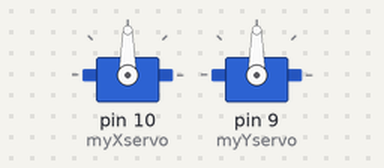
A sketch run on a simulated Arduino Uno, built with avr-gcc and run on an emulated ATmega328P. On the bench: 2 × servo. Raw I2C reads return 0; what the sketch prints to the serial monitor is not drawn.

Above: at 0.1 s.
Timing chart, 0 to 40.1 s (numbered marks = the images above):
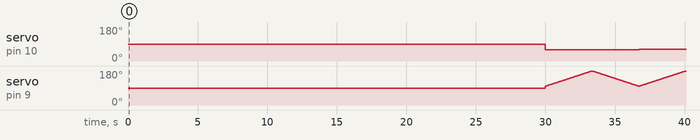

Measured:
- by itself, servo on pin 10 (myXservo): 90° → 60° at 30.0 s, → 61° 6.7 s later

The sketch:

LIDAR_mapiranje.ino
```cpp
/***********************************************************************************************************
/* Arduino Uno LIDAR Lite Sweep Scan
/* By: Josip Krišto
/* Date: 12.7.2016
/*
/* Primjer baziran na primjeru "Sweep" iz biblioteke Servo i  Pulsed Light 3D primjerima.
/* Servo motori su spojeni na pinove 9 i 10 i rotiraju se od 0 do 180 stupnjeva kontinuirano odredenim korakom.
/* Lidar Lite v2 je spojen na VCC (+5 V DC), GND, SDA and SCL.
/*
/* Ovaj primjer koristi bliblioteku Servo i Wire za I2C povezivanje.
/*
/**********************************************************************************************************/

#include <Wire.h>
#include <Servo.h>

#define    LIDARLite_ADDRESS   0x62          // Default I2C Address of LIDAR-Lite.
#define    RegisterMeasure     0x00          // Register to write to initiate ranging.
#define    MeasureValue        0x04          // Value to initiate ranging.
#define    RegisterHighLowB    0x8f          // Register to get both High and Low bytes in 1 call.


Servo myXservo;  // Servo objekt za kontroliranje X servo motora
Servo myYservo;  // Servo objekt za kontroliranje Y servo motora

int posX = 0;  // Varijable za pohranu vrijednosti pozicije X i Y serva
int posY = 0;
int distance = 0;    // Izmjerena udaljenost

void setup()
{
  // Serial output
  Serial.begin(57600);
  Serial.println("< START >");

  myXservo.attach(10);  // spajanje X serva na pin 10
  myYservo.attach(9); // spajanje Y serva na pin 9

  // LIDAR control
  Wire.begin();  // Otvaranje i spajanje na irc bus kao master

  delay(100);   // cekanje da budemo sigurni da je sve spojeno kako treba prije slanja i primanja podataka

}

// Mjerenej udaljenosti  LIDAR-om
int lidarGetRange(void)
{
  int val = -1;

  Wire.beginTransmission((int)LIDARLite_ADDRESS); // transmit to LIDAR-Lite
  Wire.write((int)RegisterMeasure); // sets register pointer to  (0x00)
  Wire.write((int)MeasureValue); // sets register pointer to  (0x00)
  Wire.endTransmission(); // stop transmitting

  delay(20); // cekanje 20 ms za slanje

  Wire.beginTransmission((int)LIDARLite_ADDRESS); // transmit to LIDAR-Lite
  Wire.write((int)RegisterHighLowB); // sets register pointer to (0x8f)
  Wire.endTransmission(); // stop transmitting

  delay(20); // cekanje 20 ms za slanje

  Wire.requestFrom((int)LIDARLite_ADDRESS, 2); // request 2 bytes from LIDAR-Lite

  if(2 <= Wire.available()) // Ako su 2 bajta primljena
  {
    val = Wire.read(); // primi viši bajt (prepiši preko prošlog čitanja)
    val = val << 8; // shift-aj viši bajt da bude viši 8 bitova
    val |= Wire.read(); // primi niži bajt kao nižih 8 bitova
  }

  return val;
}

void serialPrintRange(int posX,int posY, int distance)
{
    Serial.print(posX);
    Serial.print(",");
    Serial.print(posY);
    Serial.print(",");
    Serial.println(distance);
}

void loop()
{
  while (millis() > 30000) {
  for(posX = 60; posX <= 100; posX += 1)    // zakretanje X osi
  {
    for(posY = 100; posY <= 180; posY += 1) {    // zakretanje Y osi
      myXservo.write(posX);
      myYservo.write(posY);
      distance = lidarGetRange();
      serialPrintRange(posX, posY, distance);


      }
      for(posY = 180; posY >= 100; posY -= 1) {
        myXservo.write(posX);
        myYservo.write(posY);
        distance = lidarGetRange();
        serialPrintRange(posX,posY, distance);


      }
      delay(20);
  }

      for(posX = 100; posX >= 60; posX -= 1) {

        for(posY = 100; posY <= 180; posY += 1) {
          myXservo.write(posX);
          myYservo.write(posY);
          distance = lidarGetRange();
          serialPrintRange(posX, posY, distance);

        }
        for(posY = 180; posY >= 100; posY -= 1) {
          myXservo.write(posX);
          myYservo.write(posY);
          distance = lidarGetRange();
          serialPrintRange(posX, posY, distance);

        }
        delay(20);
      }
  }
    // myXservo.write(80);
   //  myYservo.write(140);
  //  delay(25);
}
```
